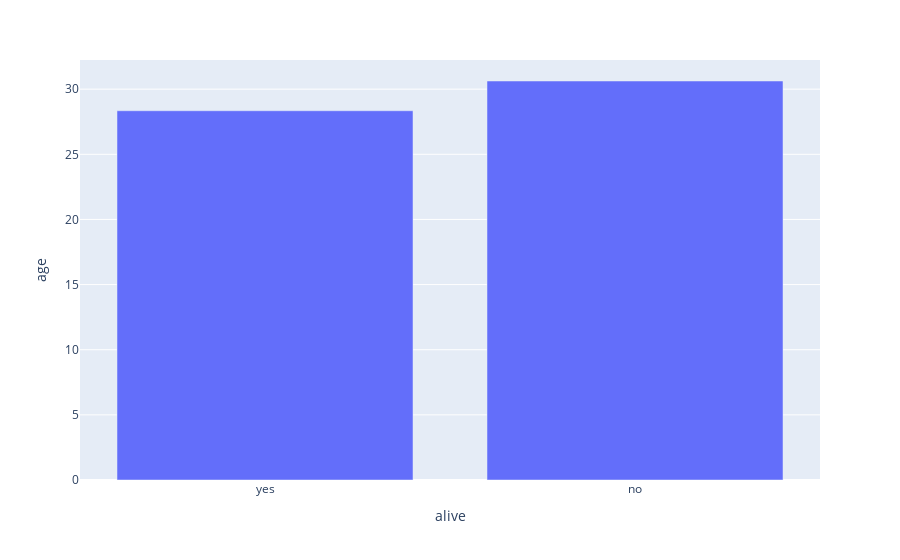

Notebook source saved alongside this figure:
### Markdown cell above
#### Plot

### Code cell
px.bar(data_frame=dff_titanic,x='alive',y='age')

### Figure 1 — Plotly figure (JSON) as saved in the notebook; plotly's stock layout.template omitted (floating-point values rounded to 4 significant figures)
{"data": [{"alignmentgroup": "True", "hovertemplate": "alive=%{x}<br>age=%{y}<extra></extra>", "legendgroup": "", "marker": {"color": "#636efa", "pattern": {"shape": ""}}, "name": "", "offsetgroup": "", "orientation": "v", "showlegend": false, "textposition": "auto", "type": "bar", "x": ["yes", "no"], "xaxis": "x", "y": [28.34, 30.63], "yaxis": "y"}], "layout": {"autosize": true, "barmode": "relative", "legend": {"tracegroupgap": 0}, "margin": {"t": 60}, "xaxis": {"anchor": "y", "autorange": true, "domain": [0, 1], "range": [-0.5, 1.5], "title": {"text": "alive"}, "type": "category"}, "yaxis": {"anchor": "x", "autorange": true, "domain": [0, 1], "range": [0, 32.24], "title": {"text": "age"}, "type": "linear"}}}
